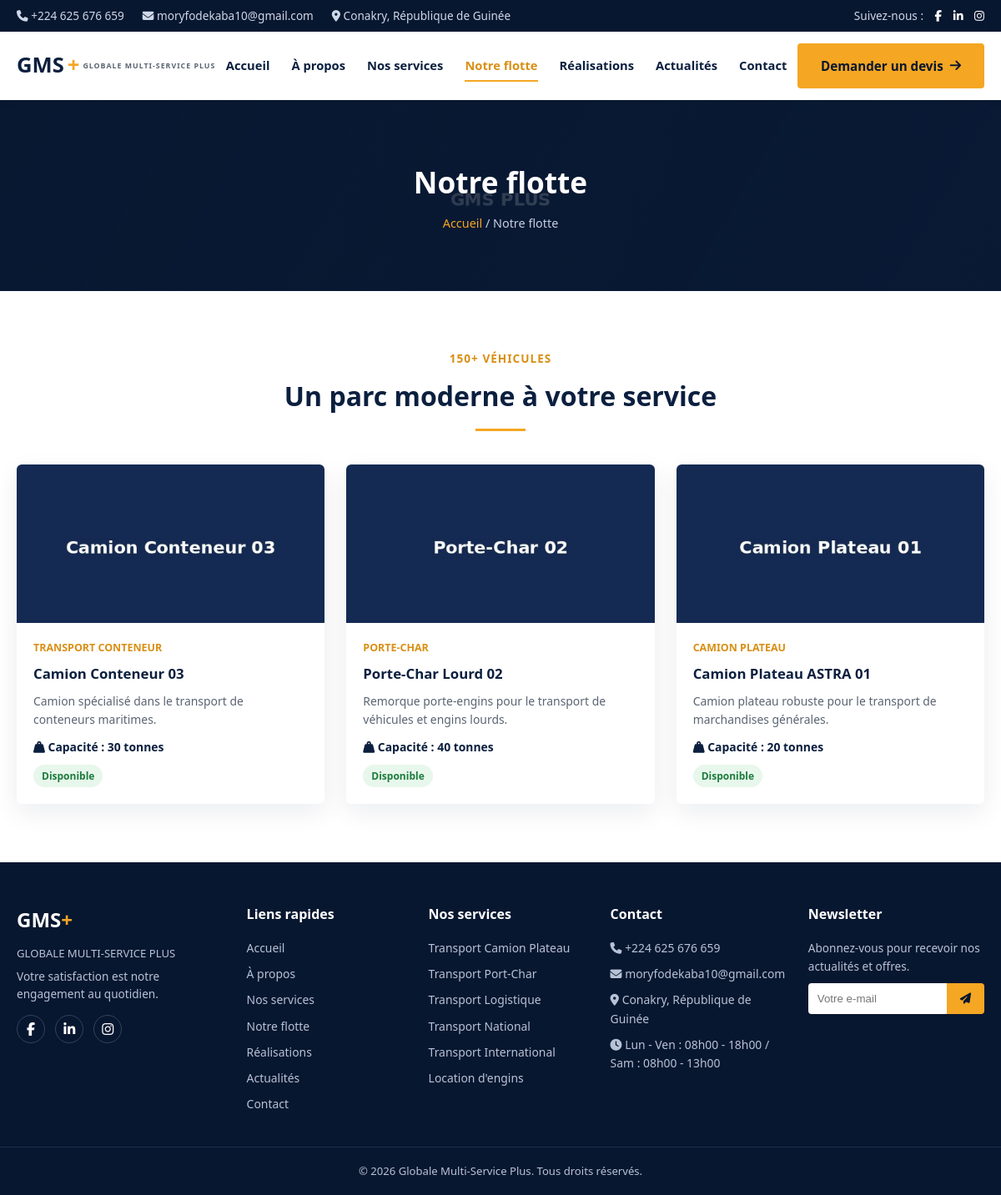
Screenshot of /notre-flotte.php with the database file from the repository.
### tables this page shows
CREATE TABLE flotte (
    id INT AUTO_INCREMENT PRIMARY KEY,
    nom VARCHAR(150) NOT NULL,
    type_vehicule VARCHAR(100),
    capacite VARCHAR(100),
    marque VARCHAR(100),
    image VARCHAR(255),
    description TEXT,
    disponible TINYINT(1) DEFAULT 1,
    date_creation DATETIME DEFAULT CURRENT_TIMESTAMP
);

### config/database.php (called while the page is built, shortened)
<?php
function getDB() {
    static $pdo = null;
    if ($pdo === null) {
        try {
            $pdo = new PDO(
                'mysql:host=' . DB_HOST . ';dbname=' . DB_NAME . ';charset=utf8mb4',
                DB_USER,
                DB_PASS,
                [
                    PDO::ATTR_ERRMODE => PDO::ERRMODE_EXCEPTION,
                    PDO::ATTR_DEFAULT_FETCH_MODE => PDO::FETCH_ASSOC,
                    PDO::ATTR_EMULATE_PREPARES => false,
                ]
            );
        } catch (PDOException $e) {
            die('Erreur de connexion à la base de données. Vérifiez que MySQL est démarré dans XAMPP et que la base "gms_plus" a été importée. Détail : ' . htmlspecialchars($e->getMessage()));
        }
    }
    return $pdo;
}

### includes/functions.php (called while the page is built, shortened)
<?php
require_once __DIR__ . '/../config/database.php';
function e($string) {
    return htmlspecialchars($string ?? '', ENT_QUOTES, 'UTF-8');
}
function getFlotte() {
    $stmt = getDB()->query("SELECT * FROM flotte ORDER BY id DESC");
    return $stmt->fetchAll();
}

### notre-flotte.php (the view, shortened to what this page needs)
<?php
require_once __DIR__ . '/includes/functions.php';
$flotte = getFlotte();
require __DIR__ . '/includes/header.php';
?>
<section class="page-hero">
  <div class="container">
    <h1>Notre flotte</h1>
    <p class="breadcrumb"><a href="index.php">Accueil</a> / Notre flotte</p>
  </div>
</section>
<section class="section">
  <div class="container">
    <p class="section-tag">150+ véhicules</p>
    <h2 class="section-title">Un parc moderne à votre service</h2>
    <div class="section-underline"></div>
    <div class="card-grid-3">
      <?php foreach ($flotte as $v): ?>
      <div class="simple-card">
        <img src="<?= e($v['image']) ?>" alt="<?= e($v['nom']) ?>" onerror="this.src='assets/images/placeholder.jpg'">
        <div class="body">
          <div class="meta"><?= e($v['type_vehicule']) ?></div>
          <h3><?= e($v['nom']) ?></h3>
          <p><?= e($v['description']) ?></p>
          <p style="margin-top:10px; font-weight:700; color:var(--navy);"><i class="fa-solid fa-weight-hanging"></i> Capacité : <?= e($v['capacite']) ?></p>
          <?php if ($v['disponible']): ?>
          <span style="display:inline-block; margin-top:10px; background:#e8f7ec; color:#1c7c3c; padding:4px 10px; border-radius:20px; font-size:.75rem; font-weight:700;">Disponible</span>
          <?php endif; ?>
        </div>
      </div>
      <?php endforeach; ?>
    </div>
  </div>
</section>
<?php require __DIR__ . '/includes/footer.php'; ?>

### assets/css/style.css (style rules this page uses)
:root { --navy: #0b1f3f; --navy-dark: #081730; --navy-light: #142a52; --gold: #f5a623; --gold-dark: #d98f14; --white: #ffffff; --gray-light: #f4f6fa; --gray-text: #5a6472; --radius: 6px; --shadow: 0 10px 30px rgba(11,31,63,0.08); }
* { margin:0; padding:0; box-sizing:border-box; }
body { font-family: 'Segoe UI', Arial, sans-serif; color: #232d3f; line-height: 1.6; background: var(--white); }
a { text-decoration:none; color:inherit; }
img { max-width:100%; display:block; }
.container { max-width:1200px; margin:0 auto; padding:0 20px; }
.section { padding:70px 0; }
.section-tag { text-align:center; color:var(--gold-dark); font-weight:700; letter-spacing:1px; text-transform:uppercase; font-size:.85rem; margin-bottom:8px; }
.section-title { text-align:center; font-size:2rem; color:var(--navy); font-weight:800; }
.section-underline { width:60px; height:3px; background:var(--gold); margin:14px auto 40px; }
.page-hero { background:linear-gradient(120deg, rgba(8,23,48,.92), rgba(8,23,48,.75)), url('../images/hero-bg.jpg') center/cover; color:var(--white); padding:70px 0; text-align:center; }
.page-hero h1 { font-size:2.2rem; font-weight:800; }
.breadcrumb { margin-top:10px; color:#c7d0e2; font-size:.9rem; }
.breadcrumb a { color:var(--gold); }
.card-grid-3 { display:grid; grid-template-columns:repeat(3,1fr); gap:26px; }
.simple-card { background:var(--white); border-radius:var(--radius); box-shadow:var(--shadow); overflow:hidden; }
.simple-card img { height:190px; object-fit:cover; width:100%; }
.simple-card .body { padding:20px; }
.simple-card h3 { color:var(--navy); margin-bottom:8px; font-size:1.05rem; }
.simple-card .meta { font-size:.78rem; color:var(--gold-dark); font-weight:700; margin-bottom:8px; text-transform:uppercase; }
.simple-card p { font-size:.87rem; color:var(--gray-text); }

### rows the page displays
flotte: image (picture), type_vehicule "TRANSPORT CONTENEUR", nom "Camion Conteneur 03", description "Camion spécialisé dans le transport de conteneurs maritimes.", capacite "30 tonnes", disponible "Disponible"
flotte: image (picture), type_vehicule "PORTE-CHAR", nom "Porte-Char Lourd 02", description "Remorque porte-engins pour le transport de véhicules et engins lourds.", capacite "40 tonnes", disponible "Disponible"
flotte: image (picture), type_vehicule "CAMION PLATEAU", nom "Camion Plateau ASTRA 01", description "Camion plateau robuste pour le transport de marchandises générales.", capacite "20 tonnes", disponible "Disponible"

### other values shown
getParametre('telephone') "+224 625 676 659"
getParametre('email') "moryfodekaba10@gmail.com"
getParametre('adresse') "Conakry, République de Guinée"
getParametre('horaires') "Lun - Ven : 08h00 - 18h00 / Sam : 08h00 - 13h00"
